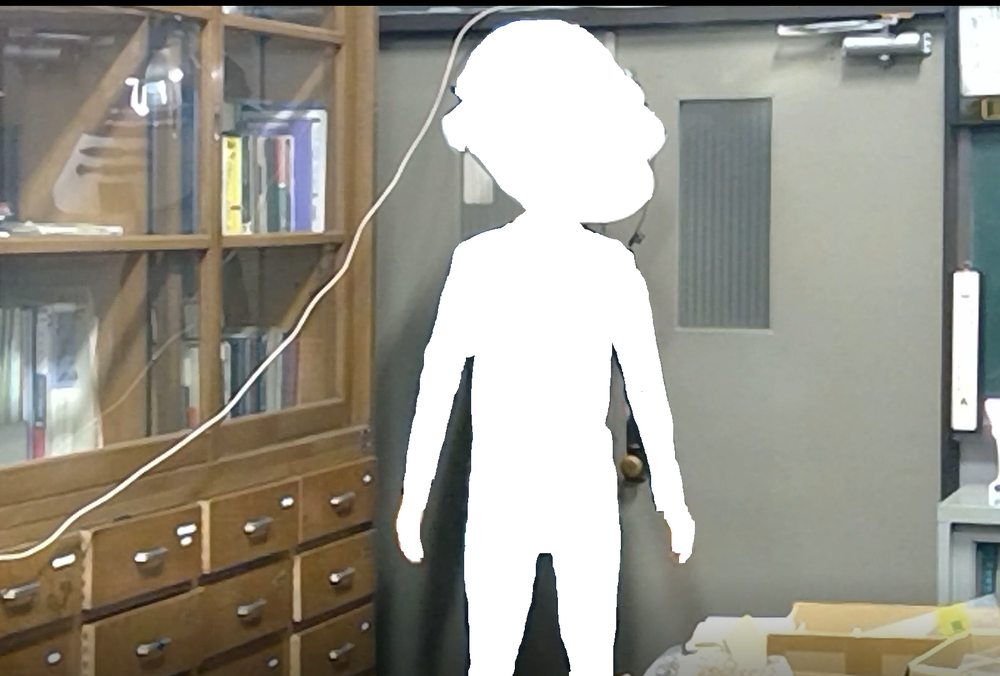
#> input picture dw_fb/fb_in/img0001.png, 1000 x 676 px, shrunk from 1717 x 1161 before the run; its folder holds only this picture in this run
$ python fill_black.py
#> lines starting #> are read from the running program, lines starting #| are printed output that depends on the picture; after the words box and inside, x2 and y2 are one past the last pixel; in counts of white or black regions, pixels touching at a corner belong together
#!/usr/bin/env python
# -*- coding: utf-8 -*-
# This code is for making datasets for mask r-cnn by moriitkys


# --- Tools and Parameters---
import cv2
import numpy as np
import os
import glob
os.chdir('../')
pathc = os.getcwd()
pathc = pathc.replace("\\", '/')
#print(pathc)

def imgSave(img, output_folder):
    global n
    n=n+1
    filename = pathc+'/'+output_folder+'/img'+str(n).zfill(4)+'.png'
    #print(filename1)
    cv2.imwrite(filename, img)

#fillblack
#(255,255,255)以外のピクセルをすべて黒にする

input_folder = 'dw_fb/fb_in'
output_folder = 'dw_fb/fb_out'
masks = glob.glob(pathc + '/' + input_folder + '/*')

n = 0

for f in masks:
    src = cv2.imread(f)
#> src is the input picture: shape (676, 1000, 3); mean B, G, R 138.9, 149.3, 152.1
    out = src.copy()

    height, width = src.shape[:2]
#> height = 676; width = 1000

    for j in range(0, height):
        for i in range(0, width):
            b_src = src.item(j,i,0)
            g_src = src.item(j,i,1)
            r_src = src.item(j,i,2)
            if b_src == 255 and g_src == 255 and r_src == 255:
                out.itemset((j, i, 0), 255)
                out.itemset((j, i, 1), 255)
                out.itemset((j, i, 2), 255)
            else:
                out.itemset((j, i, 0), 0)
                out.itemset((j, i, 1), 0)
                out.itemset((j, i, 2), 0)
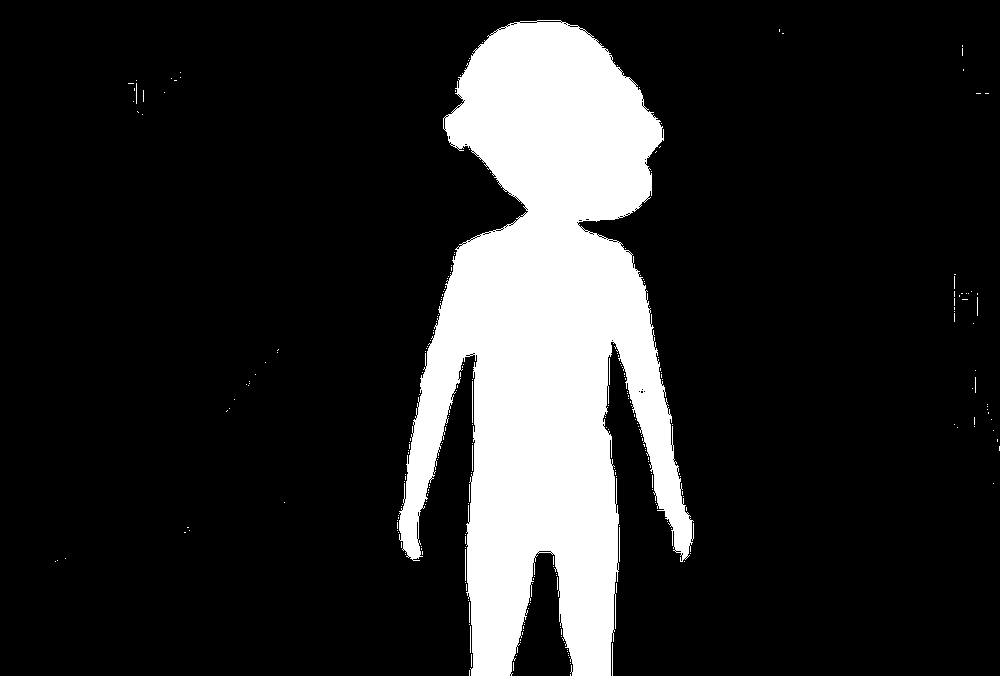
#> out: shape (676, 1000, 3); 16.1% white; 264 white regions (254 under 20 px), largest, box (x1, y1, x2, y2) and area: (399, 20, 694, 676) 107983, (472, 381, 473, 423) 42, (619, 527, 620, 562) 35
    imgSave(out, output_folder)
